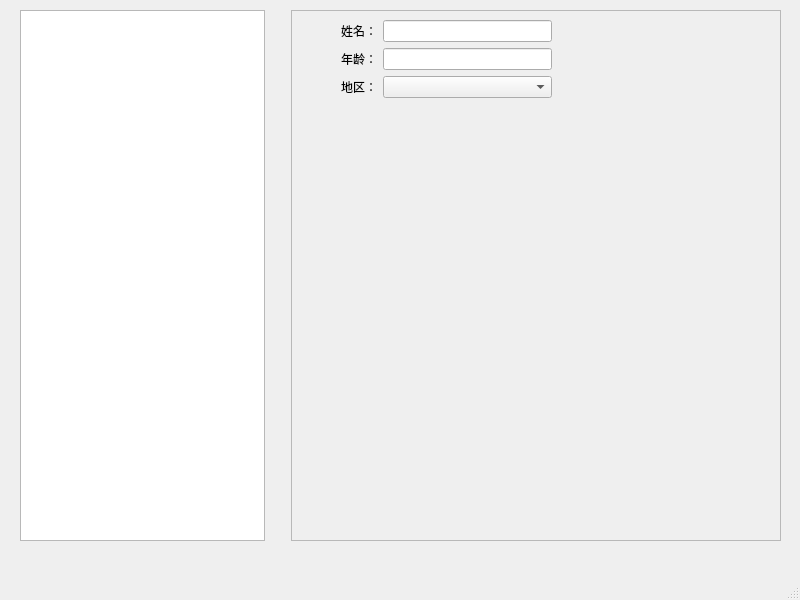
<?xml version="1.0" encoding="UTF-8"?>
<ui version="4.0">
 <class>MainWindow</class>
 <widget class="QMainWindow" name="MainWindow">
  <property name="geometry">
   <rect>
    <x>0</x>
    <y>0</y>
    <width>800</width>
    <height>600</height>
   </rect>
  </property>
  <property name="windowTitle">
   <string>MainWindow</string>
  </property>
  <widget class="QWidget" name="centralwidget">
   <widget class="QWidget" name="horizontalLayoutWidget">
    <property name="geometry">
     <rect>
      <x>20</x>
      <y>10</y>
      <width>761</width>
      <height>531</height>
     </rect>
    </property>
    <layout class="QHBoxLayout" name="horizontalLayout">
     <item>
      <widget class="QTreeView" name="treeView">
       <property name="sizePolicy">
        <sizepolicy hsizetype="Expanding" vsizetype="Expanding">
         <horstretch>1</horstretch>
         <verstretch>0</verstretch>
        </sizepolicy>
       </property>
      </widget>
     </item>
     <item>
      <spacer name="horizontalSpacer">
       <property name="orientation">
        <enum>Qt::Horizontal</enum>
       </property>
       <property name="sizeHint" stdset="0">
        <size>
         <width>20</width>
         <height>20</height>
        </size>
       </property>
      </spacer>
     </item>
     <item>
      <widget class="QFrame" name="frame">
       <property name="sizePolicy">
        <sizepolicy hsizetype="Expanding" vsizetype="Preferred">
         <horstretch>2</horstretch>
         <verstretch>0</verstretch>
        </sizepolicy>
       </property>
       <property name="frameShape">
        <enum>QFrame::StyledPanel</enum>
       </property>
       <property name="frameShadow">
        <enum>QFrame::Raised</enum>
       </property>
       <widget class="QWidget" name="formLayoutWidget">
        <property name="geometry">
         <rect>
          <x>50</x>
          <y>10</y>
          <width>211</width>
          <height>311</height>
         </rect>
        </property>
        <layout class="QFormLayout" name="formLayout">
         <item row="0" column="0">
          <widget class="QLabel" name="label">
           <property name="text">
            <string>姓名：</string>
           </property>
          </widget>
         </item>
         <item row="0" column="1">
          <widget class="QLineEdit" name="lineEdit"/>
         </item>
         <item row="1" column="0">
          <widget class="QLabel" name="label_2">
           <property name="text">
            <string>年龄：</string>
           </property>
          </widget>
         </item>
         <item row="1" column="1">
          <widget class="QLineEdit" name="lineEdit_2"/>
         </item>
         <item row="2" column="0">
          <widget class="QLabel" name="label_3">
           <property name="text">
            <string>地区：</string>
           </property>
          </widget>
         </item>
         <item row="2" column="1">
          <widget class="QComboBox" name="comboBox"/>
         </item>
        </layout>
       </widget>
      </widget>
     </item>
    </layout>
   </widget>
  </widget>
  <widget class="QMenuBar" name="menubar">
   <property name="geometry">
    <rect>
     <x>0</x>
     <y>0</y>
     <width>800</width>
     <height>26</height>
    </rect>
   </property>
  </widget>
  <widget class="QStatusBar" name="statusbar"/>
 </widget>
 <resources/>
 <connections/>
</ui>
